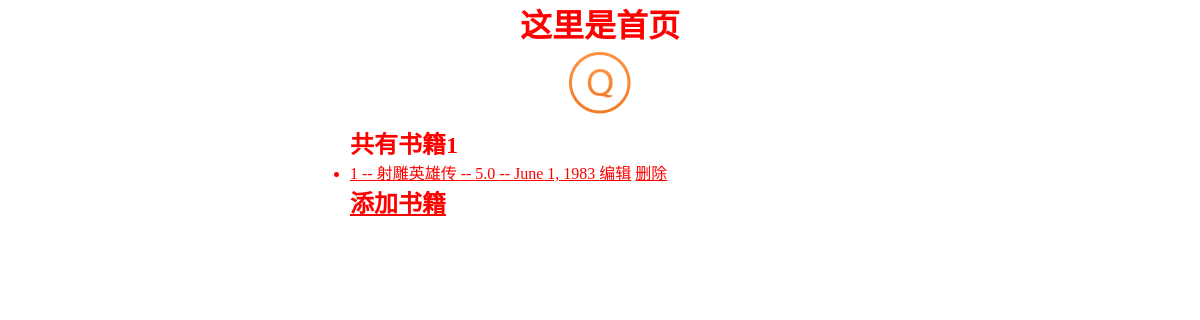
/, run on an earlier commit of the app's database.
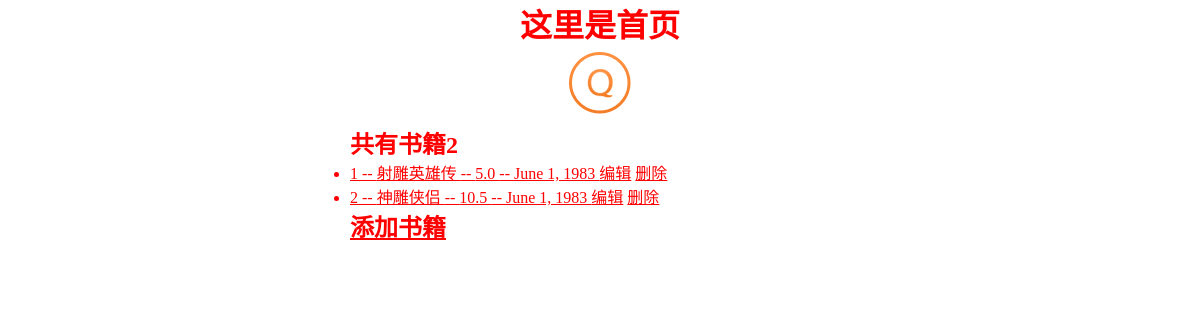
And on a later commit of the database.
### booktest/models.py (models this page shows)
class Book(models.Model):
    title = models.CharField(max_length=20)
    price = models.FloatField(default=0)
    pub_date = models.DateField(default="1983-06-01")
    def __str__(self):
        return self.title

### booktest/views.py (the view)
# urls.py: url(r'^$',views.index,name='index'),
def index(request):
    books = Book.objects.all()
    return render(request, 'index.html', {"books": books})

### templates/index.html (shortened to what this page needs)
<!DOCTYPE html>
<html lang="en">
<head>
    <link rel="stylesheet" href="/static/css/main.css">
</head>
<body>
    <div class="container">
        <h1 class="center">这里是首页</h1>
        <div>
            <div class="center">
                <img src="/static/img/tupian.png" alt="">
            </div>
             <h2>共有书籍{{books.count}}</h2>
            <ul>
                {% for book in books %}
                    <li>
                        <a href="{% url 'booktest:detail' book.id %}">  {{book.id}} -- {{book.title}} -- {{book.price}} -- {{book.pub_date}}  </a>
                        <a href="{% url 'booktest:editbook' book.id %}">编辑</a>
                        <a href="{% url 'booktest:deletebook' book.id %}"> 删除 </a>
                    </li>
                {% endfor %}
            </ul>
            <h2><a href="{% url 'booktest:addbook' %}">添加书籍</a></h2>
        </div>
    </div>
</body>
</html>

What changed in the data, as far as the page shows it:
added Book: id "2", title "神雕侠侣", price "10.5", pub_date "June 1, 1983"
Also different on the page:
{{ books.count }}: "1" → "2"
